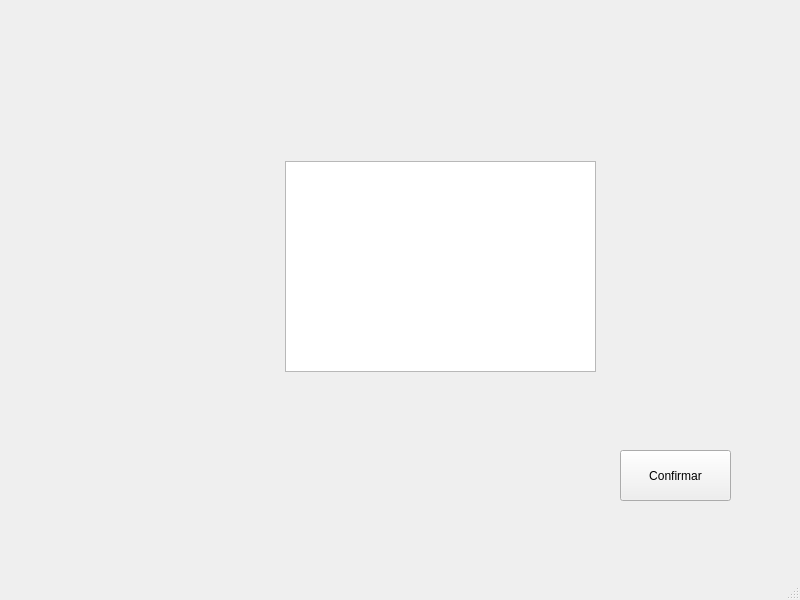
<?xml version="1.0" encoding="UTF-8"?>
<ui version="4.0">
 <class>MainWindow</class>
 <widget class="QMainWindow" name="MainWindow">
  <property name="geometry">
   <rect>
    <x>0</x>
    <y>0</y>
    <width>800</width>
    <height>600</height>
   </rect>
  </property>
  <property name="windowTitle">
   <string>MainWindow</string>
  </property>
  <widget class="QWidget" name="centralwidget">
   <widget class="QStackedWidget" name="stackedWidget">
    <property name="geometry">
     <rect>
      <x>10</x>
      <y>10</y>
      <width>781</width>
      <height>551</height>
     </rect>
    </property>
    <property name="currentIndex">
     <number>4</number>
    </property>
    <widget class="QWidget" name="page_inicio">
     <widget class="QLabel" name="titulo_label">
      <property name="geometry">
       <rect>
        <x>170</x>
        <y>30</y>
        <width>221</width>
        <height>61</height>
       </rect>
      </property>
      <property name="font">
       <font>
        <pointsize>20</pointsize>
       </font>
      </property>
      <property name="text">
       <string>DUNE</string>
      </property>
      <property name="alignment">
       <set>Qt::AlignCenter</set>
      </property>
     </widget>
     <widget class="QPushButton" name="button_confirmar">
      <property name="geometry">
       <rect>
        <x>488</x>
        <y>414</y>
        <width>121</width>
        <height>41</height>
       </rect>
      </property>
      <property name="text">
       <string>Confirmar</string>
      </property>
     </widget>
     <widget class="QWidget" name="layoutWidget">
      <property name="geometry">
       <rect>
        <x>130</x>
        <y>140</y>
        <width>351</width>
        <height>171</height>
       </rect>
      </property>
      <layout class="QGridLayout" name="layout_grid">
       <item row="0" column="0">
        <widget class="QLabel" name="IP_label">
         <property name="text">
          <string>IP</string>
         </property>
         <property name="alignment">
          <set>Qt::AlignCenter</set>
         </property>
        </widget>
       </item>
       <item row="0" column="1">
        <widget class="QLineEdit" name="IP_text_input"/>
       </item>
       <item row="1" column="0">
        <widget class="QLabel" name="puerto_label">
         <property name="text">
          <string>Puerto a conectar</string>
         </property>
         <property name="alignment">
          <set>Qt::AlignCenter</set>
         </property>
        </widget>
       </item>
       <item row="1" column="1">
        <widget class="QLineEdit" name="puerto_text_input"/>
       </item>
       <item row="2" column="0">
        <widget class="QLabel" name="nombre_label">
         <property name="text">
          <string>Nombre</string>
         </property>
         <property name="alignment">
          <set>Qt::AlignCenter</set>
         </property>
        </widget>
       </item>
       <item row="2" column="1">
        <widget class="QLineEdit" name="nombre_text_input"/>
       </item>
      </layout>
     </widget>
    </widget>
    <widget class="QWidget" name="page_crear_unirse">
     <widget class="QPushButton" name="button_crear_partida">
      <property name="geometry">
       <rect>
        <x>270</x>
        <y>100</y>
        <width>181</width>
        <height>71</height>
       </rect>
      </property>
      <property name="text">
       <string>Crear Partida</string>
      </property>
     </widget>
     <widget class="QPushButton" name="button_unirse_partida">
      <property name="geometry">
       <rect>
        <x>270</x>
        <y>220</y>
        <width>181</width>
        <height>71</height>
       </rect>
      </property>
      <property name="text">
       <string>Unirse a Partida</string>
      </property>
     </widget>
    </widget>
    <widget class="QWidget" name="page_crear">
     <widget class="QPushButton" name="button_cofirmar_cant_nombre">
      <property name="geometry">
       <rect>
        <x>538</x>
        <y>300</y>
        <width>121</width>
        <height>71</height>
       </rect>
      </property>
      <property name="text">
       <string>Confirmar</string>
      </property>
     </widget>
     <widget class="QWidget" name="layoutWidget">
      <property name="geometry">
       <rect>
        <x>200</x>
        <y>60</y>
        <width>471</width>
        <height>111</height>
       </rect>
      </property>
      <layout class="QGridLayout" name="gridLayout_2">
       <item row="0" column="0">
        <widget class="QLabel" name="nombre_partida_label">
         <property name="text">
          <string>Ingresar nombre de la partida</string>
         </property>
         <property name="alignment">
          <set>Qt::AlignCenter</set>
         </property>
        </widget>
       </item>
       <item row="0" column="1">
        <widget class="QLineEdit" name="nombre_partida_input"/>
       </item>
      </layout>
     </widget>
    </widget>
    <widget class="QWidget" name="page_lista_patidas">
     <widget class="QListWidget" name="lista_partidas">
      <property name="geometry">
       <rect>
        <x>260</x>
        <y>60</y>
        <width>291</width>
        <height>221</height>
       </rect>
      </property>
     </widget>
     <widget class="QPushButton" name="button_confirmar_unirse">
      <property name="geometry">
       <rect>
        <x>548</x>
        <y>374</y>
        <width>131</width>
        <height>51</height>
       </rect>
      </property>
      <property name="text">
       <string>Confirmar</string>
      </property>
     </widget>
    </widget>
    <widget class="QWidget" name="page_lista_mapas">
     <widget class="QListWidget" name="lista_mapas">
      <property name="geometry">
       <rect>
        <x>275</x>
        <y>151</y>
        <width>311</width>
        <height>211</height>
       </rect>
      </property>
     </widget>
     <widget class="QPushButton" name="button_confirmar_mapa">
      <property name="geometry">
       <rect>
        <x>610</x>
        <y>440</y>
        <width>111</width>
        <height>51</height>
       </rect>
      </property>
      <property name="text">
       <string>Confirmar</string>
      </property>
     </widget>
    </widget>
    <widget class="QWidget" name="page_casas">
     <widget class="QLabel" name="bienvenida_label">
      <property name="geometry">
       <rect>
        <x>270</x>
        <y>30</y>
        <width>211</width>
        <height>17</height>
       </rect>
      </property>
      <property name="text">
       <string>BIenvenido a Dune nombre</string>
      </property>
      <property name="alignment">
       <set>Qt::AlignCenter</set>
      </property>
     </widget>
     <widget class="QLabel" name="label_3">
      <property name="geometry">
       <rect>
        <x>260</x>
        <y>110</y>
        <width>211</width>
        <height>17</height>
       </rect>
      </property>
      <property name="text">
       <string>Select your house</string>
      </property>
      <property name="alignment">
       <set>Qt::AlignCenter</set>
      </property>
     </widget>
     <widget class="QPushButton" name="button_volver">
      <property name="geometry">
       <rect>
        <x>38</x>
        <y>414</y>
        <width>101</width>
        <height>51</height>
       </rect>
      </property>
      <property name="text">
       <string>Volver</string>
      </property>
     </widget>
     <widget class="QWidget" name="layoutWidget">
      <property name="geometry">
       <rect>
        <x>130</x>
        <y>190</y>
        <width>461</width>
        <height>161</height>
       </rect>
      </property>
      <layout class="QGridLayout" name="gridLayout">
       <item row="0" column="0">
        <widget class="QLabel" name="atreides_pic_label">
         <property name="text">
          <string>Pic_Atreides</string>
         </property>
         <property name="alignment">
          <set>Qt::AlignCenter</set>
         </property>
        </widget>
       </item>
       <item row="0" column="4">
        <widget class="QLabel" name="ordos_pic_label">
         <property name="text">
          <string>Pic_Ordos</string>
         </property>
         <property name="alignment">
          <set>Qt::AlignCenter</set>
         </property>
        </widget>
       </item>
       <item row="0" column="2">
        <widget class="QLabel" name="harkonnen_pic_label">
         <property name="text">
          <string>Pic_Harkonnen</string>
         </property>
         <property name="alignment">
          <set>Qt::AlignCenter</set>
         </property>
        </widget>
       </item>
       <item row="1" column="0">
        <widget class="QPushButton" name="button_atreides">
         <property name="text">
          <string>Atreides</string>
         </property>
        </widget>
       </item>
       <item row="1" column="1">
        <spacer name="horizontalSpacer">
         <property name="orientation">
          <enum>Qt::Horizontal</enum>
         </property>
         <property name="sizeHint" stdset="0">
          <size>
           <width>40</width>
           <height>20</height>
          </size>
         </property>
        </spacer>
       </item>
       <item row="1" column="2">
        <widget class="QPushButton" name="button_harkonnen">
         <property name="text">
          <string>Harkonnen</string>
         </property>
        </widget>
       </item>
       <item row="1" column="4">
        <widget class="QPushButton" name="button_ordos">
         <property name="text">
          <string>Ordos</string>
         </property>
        </widget>
       </item>
       <item row="1" column="3">
        <spacer name="horizontalSpacer_2">
         <property name="orientation">
          <enum>Qt::Horizontal</enum>
         </property>
         <property name="sizeHint" stdset="0">
          <size>
           <width>40</width>
           <height>20</height>
          </size>
         </property>
        </spacer>
       </item>
      </layout>
     </widget>
    </widget>
    <widget class="QWidget" name="page_espera">
     <widget class="QLabel" name="label_espera">
      <property name="geometry">
       <rect>
        <x>320</x>
        <y>310</y>
        <width>281</width>
        <height>111</height>
       </rect>
      </property>
      <property name="text">
       <string>Esperando que comience la partida</string>
      </property>
     </widget>
    </widget>
   </widget>
  </widget>
  <widget class="QMenuBar" name="menubar">
   <property name="geometry">
    <rect>
     <x>0</x>
     <y>0</y>
     <width>800</width>
     <height>22</height>
    </rect>
   </property>
  </widget>
  <widget class="QStatusBar" name="statusbar"/>
 </widget>
 <resources/>
 <connections/>
</ui>
